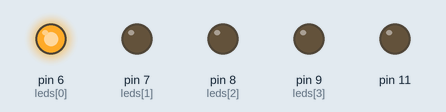
Bench run of a sketch on a simulated Arduino Uno, built with avr-gcc and run on an emulated ATmega328P. Shown: output pins drawn as LEDs (lit = HIGH). Pins used as bus, display or sensor lines are not drawn.

Above: at 0.1 s.
At 0.7 s:
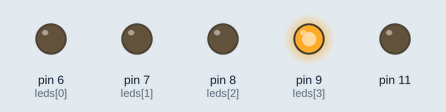
At 1.3 s:
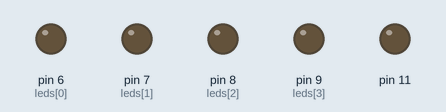
At 2.3 s:
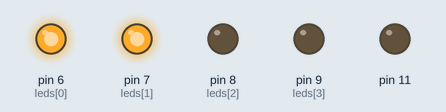
At 3.2 s:
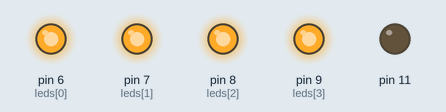
At 5.2 s:
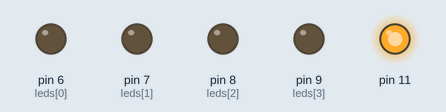
Timing chart, 0 to 7.8 s (numbered marks = the images above):
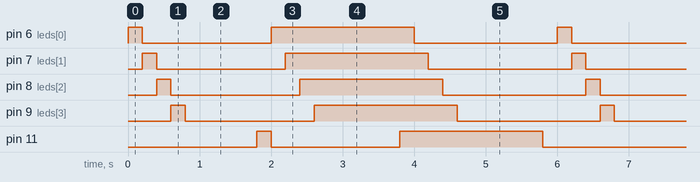

Measured:
- by itself, pin 6 (leds[0]), pin 7 (leds[1]), pin 8 (leds[2]), pin 9 (leds[3]), pin 11: repeats every 6.0 s: LOW 1.8 s, HIGH 2.0 s, LOW 2.0 s, HIGH 0.20 s
- by itself, everything shown: repeats every 6.0 s, in 16 steps

The sketch:

pojasnianieLED.ino
```cpp
int leds[] = {6, 7, 8,9};
//określamy wielkość tablicy jako stałą
#define SIZE 10
int i;

void setup()
{
  Serial.begin(57600);

  //ustawiamy piny jako wyjścia
  for (i = 0; i < SIZE; i++) {
    pinMode(leds[i], OUTPUT);
  }
}

void loop()
{

  //biegnący punkt świetlny
  for (i = 0; i < SIZE; i++) {
    digitalWrite(leds[i], HIGH);
    delay(200);
    digitalWrite(leds[i], LOW);
  }

  //Bar graph
  for (i = 0; i < SIZE; i++) {
    digitalWrite(leds[i], HIGH);
    delay(200);
  }
  for (i = 0; i < SIZE; i++) {
    digitalWrite(leds[i], LOW);
    delay(200);

  }
}
```
